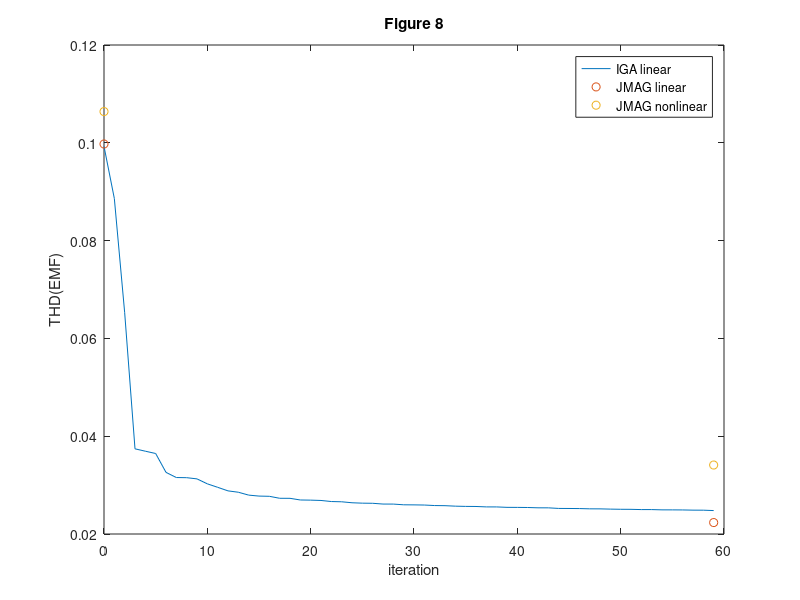
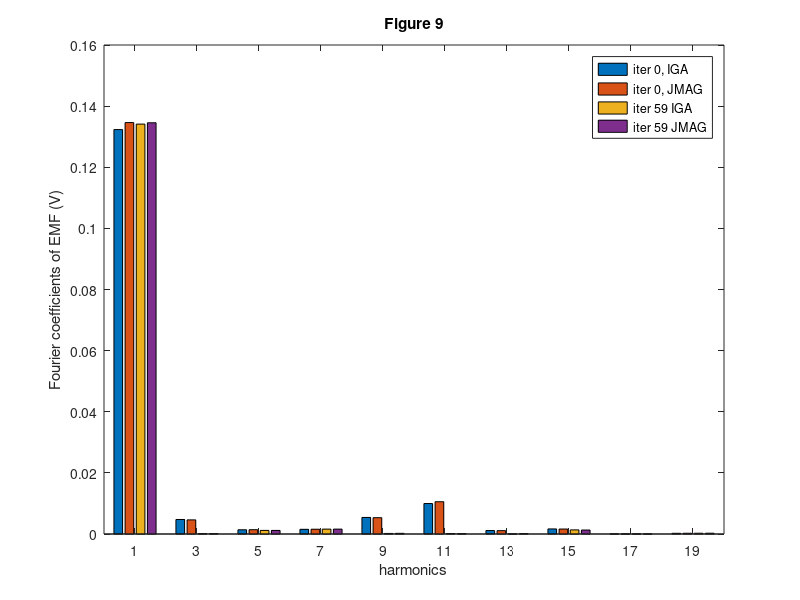
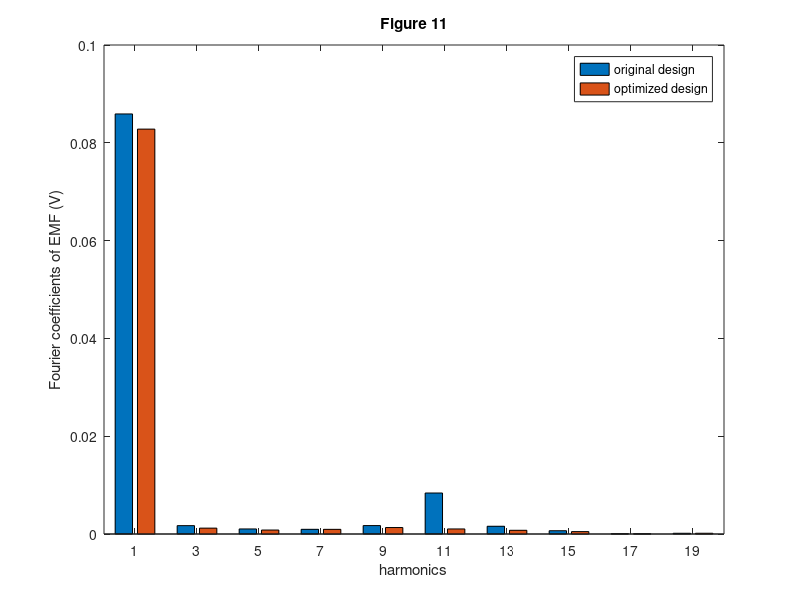

Write the MATLAB code that produced these figures, in order.
% Figure 8
data = csvread('data/figure08.csv');
figure;
plot(data(:,1),data(:,2),data(1:2,3),data(1:2,4),'o',data(1:2,5),data(1:2,6),'o');
legend('IGA linear', 'JMAG linear', 'JMAG nonlinear');
title('Figure 8');
xlabel ('iteration');
ylabel ('THD(EMF)');

% Figure 9
data = csvread('data/figure09.csv');
figure;
bar(data(:,1),[data(:,2),data(:,3),data(:,4),data(:,5)]);
legend('iter 0, IGA', 'iter 0, JMAG', 'iter 59 IGA', 'iter 59 JMAG');
title('Figure 9');
xlabel ('harmonics');
ylabel ('Fourier coefficients of EMF (V)');


% Figure 11
data = csvread('data/figure11.csv');
figure;
bar(data(:,1),[data(:,2),data(:,3)]);
legend('original design', 'optimized design');
title('Figure 11');
xlabel ('harmonics');
ylabel ('Fourier coefficients of EMF (V)');
